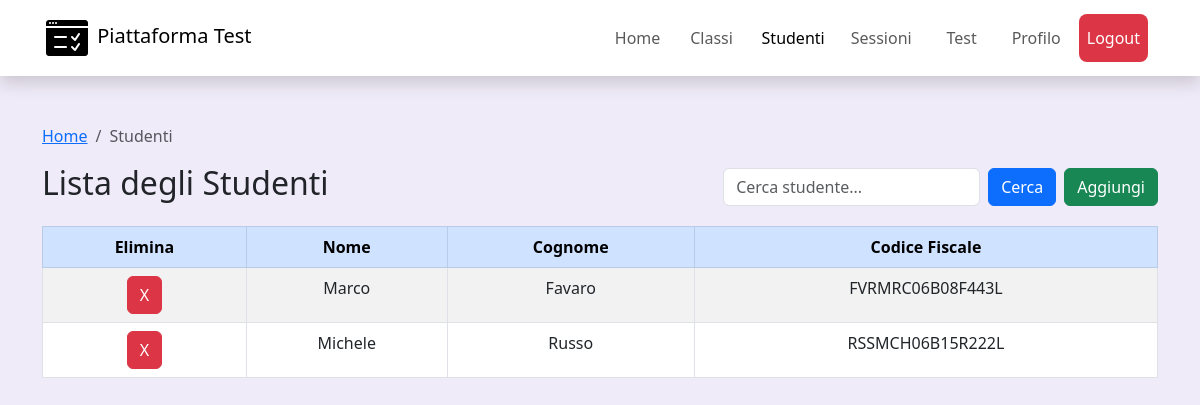
/frontend/views/studenti.php (signed in), run on the app's committed database.
### tables this page shows
CREATE TABLE `utente` (
  `codice_fiscale` varchar(16) NOT NULL,
  `nome` varchar(50) NOT NULL,
  `cognome` varchar(50) NOT NULL,
  `login` varchar(50) NOT NULL,
  `password` varchar(100) NOT NULL,
  `ruolo` enum('STUDENTE','DOCENTE','ADMIN','') NOT NULL DEFAULT 'STUDENTE'
);

### frontend/views/studenti.php (the view, shortened to what this page needs)
<?php
require("./../../backend/Include/db_connect.php");
$filter = isset($_GET['filter']) ? trim($_GET['filter']) : '';
$SQL_query = "SELECT
                nome, cognome, codice_fiscale
            FROM
                utente
            WHERE
                ruolo = 'STUDENTE'";
$stmt = $conn->prepare($SQL_query);
$stmt->execute();
$result = $stmt->get_result();
?>
<!DOCTYPE html>
<html lang="en">
<head>
    <link href="https://cdn.jsdelivr.net/npm/bootstrap@5.3.0/dist/css/bootstrap.min.css" rel="stylesheet">
</head>
<body style="background-color: rgb(240, 235, 248);">
    <?php include("components/navbar.php") ?>
    <div class="container mt-5">
        <div>
            <nav aria-label="breadcrumb">
                <ol class="breadcrumb">
                    <li class="breadcrumb-item"><a href="index.php">Home</a></li>
                    <li class="breadcrumb-item active">Studenti</li>
                </ol>
            </nav>
        </div>
        <div class="d-flex justify-content-between align-items-center mb-3">
            <h2>Lista degli Studenti</h2>
            <form method="GET" class="d-flex">
                <input type="text" name="filter" class="form-control me-2" placeholder="Cerca studente..."
                    value="<?php echo htmlspecialchars($filter); ?>">
                <button type="submit" class="btn btn-primary me-2">Cerca</button>
                <button type="button" class="btn btn-success" data-bs-toggle="modal" data-bs-target="#nuovoStudente">Aggiungi</button>
            </form>
        </div>
        <table class="table table-bordered table-striped">
        <form action="studenti.php" method="post">
            <thead class="table-primary">
                <tr>
                    <th>Elimina</th>
                    <th>Nome</th>
                    <th>Cognome</th>
                    <th>Codice Fiscale</th>
                </tr>
            </thead>
            <tbody>
                <?php
                if ($result && $result->num_rows > 0) {
                    while ($row = $result->fetch_assoc()) {
                        echo "<tr>";
                        echo "<td> <button type=\"submit\" value=\"" . $row['codice_fiscale'] . "\" name=\"elimina\" class=\"btn btn-danger\">X</button></td>";
                        echo "<td>" . htmlspecialchars($row['nome']) . "</td>";
                        echo "<td>" . htmlspecialchars($row['cognome']) . "</td>";
                        echo "<td>" . htmlspecialchars($row['codice_fiscale']) . "</td>";
                        echo "</tr>";
                    }
                } else {
                    echo "<tr><td colspan='4' class='text-center'>Nessun studente trovato</td></tr>";
                }
                ?>
            </tbody>
            </form>
        </table>
    </div>
</body>
</html>

### frontend/views/studenti.php (style rules this page uses)
tr { text-align: center; }

### frontend/views/components/navbar.php (style rules this page uses)
.active { color: #fff; }

### data on the page
utente: nome "Marco", cognome "Favaro", codice_fiscale "FVRMRC06B08F443L"
utente: nome "Michele", cognome "Russo", codice_fiscale "RSSMCH06B15R222L"
